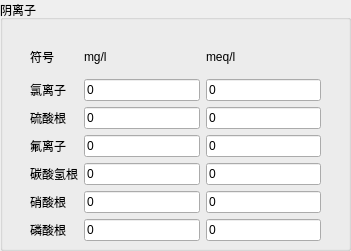
     <widget class="QGroupBox" name="groupBox_5">
      <property name="geometry">
       <rect>
        <x>380</x>
        <y>400</y>
        <width>351</width>
        <height>251</height>
       </rect>
      </property>
      <property name="autoFillBackground">
       <bool>true</bool>
      </property>
      <property name="title">
       <string>阴离子</string>
      </property>
      <widget class="QWidget" name="gridLayoutWidget">
       <property name="geometry">
        <rect>
         <x>30</x>
         <y>40</y>
         <width>291</width>
         <height>201</height>
        </rect>
       </property>
       <layout class="QGridLayout" name="gridLayout">
        <item row="0" column="0">
         <widget class="QLabel" name="label_3">
          <property name="text">
           <string>符号</string>
          </property>
         </widget>
        </item>
        <item row="3" column="0">
         <widget class="QLabel" name="label_6">
          <property name="text">
           <string>氟离子</string>
          </property>
         </widget>
        </item>
        <item row="1" column="0">
         <widget class="QLabel" name="label_4">
          <property name="text">
           <string>氯离子</string>
          </property>
         </widget>
        </item>
        <item row="2" column="0">
         <widget class="QLabel" name="label_5">
          <property name="text">
           <string>硫酸根</string>
          </property>
         </widget>
        </item>
        <item row="5" column="0">
         <widget class="QLabel" name="label_8">
          <property name="text">
           <string>硝酸根</string>
          </property>
         </widget>
        </item>
        <item row="4" column="0">
         <widget class="QLabel" name="label_7">
          <property name="text">
           <string>碳酸氢根</string>
          </property>
         </widget>
        </item>
        <item row="6" column="0">
         <widget class="QLabel" name="label_9">
          <property name="text">
           <string>磷酸根</string>
          </property>
         </widget>
        </item>
        <item row="5" column="2">
         <widget class="QLineEdit" name="lineEdit_no3_eq">
          <property name="text">
           <string>0</string>
          </property>
         </widget>
        </item>
        <item row="3" column="1">
         <widget class="QLineEdit" name="lineEdit_f">
          <property name="text">
           <string>0</string>
          </property>
         </widget>
        </item>
        <item row="2" column="1">
         <widget class="QLineEdit" name="lineEdit_so4">
          <property name="text">
           <string>0</string>
          </property>
         </widget>
        </item>
        <item row="6" column="1">
         <widget class="QLineEdit" name="lineEdit_po4">
          <property name="text">
           <string>0</string>
          </property>
         </widget>
        </item>
        <item row="4" column="1">
         <widget class="QLineEdit" name="lineEdit_hco3">
          <property name="text">
           <string>0</string>
          </property>
         </widget>
        </item>
        <item row="1" column="1">
         <widget class="QLineEdit" name="lineEdit_cl">
          <property name="text">
           <string>0</string>
          </property>
         </widget>
        </item>
        <item row="5" column="1">
         <widget class="QLineEdit" name="lineEdit_no3">
          <property name="text">
           <string>0</string>
          </property>
         </widget>
        </item>
        <item row="6" column="2">
         <widget class="QLineEdit" name="lineEdit_po4_eq">
          <property name="text">
           <string>0</string>
          </property>
         </widget>
        </item>
        <item row="3" column="2">
         <widget class="QLineEdit" name="lineEdit_f_eq">
          <property name="text">
           <string>0</string>
          </property>
         </widget>
        </item>
        <item row="1" column="2">
         <widget class="QLineEdit" name="lineEdit_cl_eq">
          <property name="text">
           <string>0</string>
          </property>
         </widget>
        </item>
        <item row="2" column="2">
         <widget class="QLineEdit" name="lineEdit_so4_eq">
          <property name="text">
           <string>0</string>
          </property>
         </widget>
        </item>
        <item row="4" column="2">
         <widget class="QLineEdit" name="lineEdit_hco3_eq">
          <property name="text">
           <string>0</string>
          </property>
         </widget>
        </item>
        <item row="0" column="1">
         <widget class="QLabel" name="label_10">
          <property name="text">
           <string>mg/l</string>
          </property>
         </widget>
        </item>
        <item row="0" column="2">
         <widget class="QLabel" name="label_11">
          <property name="text">
           <string>meq/l</string>
          </property>
         </widget>
        </item>
       </layout>
      </widget>
     </widget>
